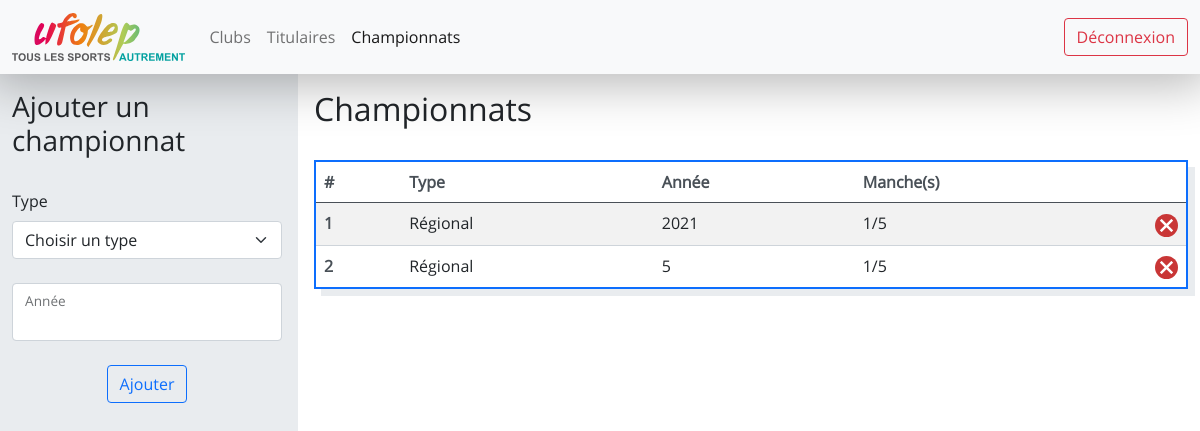
The app's page /championnats/ (signed in) with its own data.
### website/models.py (models this page shows)
class Championnat_type(db.Model) :
    __tablename__ = "championnat_type"
    id = db.Column(db.Integer, primary_key=True)
    type = db.Column(db.String(50), nullable=False)
    nb_etapes_max = db.Column(db.Integer, nullable=False)
    championnats =  db.relationship('Championnat', backref='championnat_type', lazy=True)

class Championnat(db.Model) :
    __tablename__ = "championnat"
    id = db.Column(db.Integer, primary_key=True)
    championnat_type_id = db.Column(db.Integer, db.ForeignKey('championnat_type.id'), nullable=False)
    annee = db.Column(db.Integer, nullable=False)
    etapes = db.relationship('Etape', backref='championnat', lazy=True)

### website/views.py (the view)
@views.route("/championnats/")
@login_required
def championnats() :
    championnat_types = Championnat_type.query.all()
    championnats = get_championnats_dict()
    return render_template("championnats.html", championnats=championnats, championnat_types=championnat_types)

### app.py (called while the page is built)
@app.teardown_appcontext
def shutdown_session(exception=None):
    db.session.remove()

### website/__init__.py (called while the page is built)
def create_app() :
    app = Flask(__name__)
    app.config["SECRET_KEY"] = "ti=his is a test"
    app.config['SQLALCHEMY_DATABASE_URI'] = 'sqlite:///database.db'
    app.config['SQLALCHEMY_TRACK_MODIFICATIONS'] = True
    db.init_app(app)
    login_manager = LoginManager()
    login_manager.login_view = "auth.login"
    login_manager.init_app(app)
    from .models import User
    @login_manager.user_loader
    def load_user(user_id) :
        return User.query.get(int(user_id))
    from .views import views
    from .auth import auth
    app.register_blueprint(views, url_prefix="/")
    app.register_blueprint(auth, url_prefix="/")
    db.create_all(app=app)
    return app

### website/views.py (called while the page is built)
def get_championnats_dict() :
    championnats_list = Championnat.query.order_by(Championnat.annee.desc()).all()
    championnats = []
    for championnat in championnats_list :
        championnats.append({
            'id': championnat.id,
            'type': Championnat_type.query.filter_by(id=championnat.championnat_type_id).first().type,
            'annee': championnat.annee,
            'nb_etapes_max': str(Championnat_type.query.filter_by(id=championnat.championnat_type_id).first().nb_etapes_max),
            'nb_etapes_courant': str(len(championnat.etapes))
        })
    return championnats

### website/templates/championnats.html (shortened to what this page needs)
{% extends "logged.html" %}
{% block logged_css %}
<link
    href="{{ url_for('static', filename='clubs.css') }}"
    rel="stylesheet"
>
{% endblock %}
{% block left_col %}
<form class="" method="post">
    <div class="title horizontal-flex mb-4">
        <h3>Ajouter un championnat</h3>
    </div>
    <div class="mb-4">
        <label for="type" class="form-label">Type</label>
        <select id="type" name="championnatTypeId" class="form-select {% if type %}is-invalid{% endif %}">
            <option value="none" selected>Choisir un type</option>
        </select>
    </div>
    <div class="form-floating mb-4">
        <input type="number" class="form-control {% if annee %}is-invalid{% endif %}" id="annee" name="annee">
        <label for="annee" class="form-label">Année</label>
    </div>
    <div class="horizontal-flex">
        <button type="submit" class="btn btn-outline-primary">Ajouter</button>
    </div>
</form>
{% endblock %}
{% block right_col %}
<div class="title mb-4">
    <h2>Championnats</h2>
</div>
<table class="table table-striped table-hover">
    <thead>
        <tr>
            <th scope="col">#</th>
            <th scope="col">Type</th>
            <th scope="col">Année</th>
            <th scope="col">Manche(s)</th>
            <th scope="col"></th>
        </tr>
    </thead>
    <tbody>
        {% for championnat in championnats %}
        <tr>
            <th scope="row" onclick="window.location='{{ url_for('views.etapes', championnat_id=championnat['id'])}}';">{{ loop.index }}</th>
            <td onclick="window.location='{{ url_for('views.etapes', championnat_id=championnat['id'])}}';">{{ championnat['type'] }}</td>
            <td onclick="window.location='{{ url_for('views.etapes', championnat_id=championnat['id'])}}';">{{ championnat['annee'] }}</td>
            <td onclick="window.location='{{ url_for('views.etapes', championnat_id=championnat['id'])}}';">{{ championnat['nb_etapes_courant'] + "/" + championnat['nb_etapes_max'] }}</td>
            <td class="img"><a href="#" onclick="clicked(event)"><img src="{{ url_for('static', filename='delete.svg') }}" alt="Supprimer"></a></td>
        </tr>
        {% endfor %}
    </tbody>
</table>
{% endblock %}

### website/static/main.css (style rules this page uses)
* { padding: 0; margin: 0; }
html, body { font-family: open-sans; overflow: hidden; }
select { font-family: open-sans; }
.horizontal-flex { display: flex; justify-content: center; }
.table { box-shadow: 7px 7px 0 0 var(--bs-gray-200); border: 2px solid var(--bs-blue) !important; }
.table th { color: var(--bs-gray-700); border-color: var(--bs-gray-400); }
.table td { border-color: var(--bs-gray-400); }

### website/static/clubs.css (style rules this page uses)
tr { cursor: pointer; }
.title { display: flex; }
td.img { width: 2.5rem; }
td.img img { max-height: 100%; width: auto; }

### records on screen
Championnat_type: type "Régional", type "Régional", annee "5", championnat "1/5"
Championnat: annee "2021"

### other values on screen
{{ championnat['nb_etapes_courant'] + "/" + championnat['nb_etapes_max'] }} "1/5"
